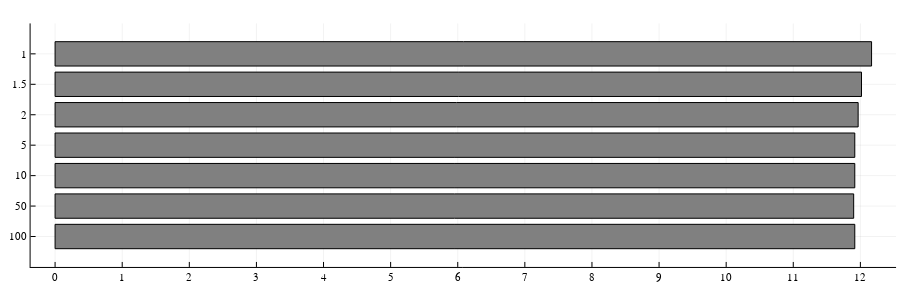

The notebook cell saved with this chart:
### Code cell
plot(solList_Myc1to100c.M, seriestype=:bar, orientation=:h, yflip=true, ylim = (0,8), 
    yticks=(1:7,xt),barwidth=0.5,
    colour=:grey, label=false, size=(900,300))
s=string.(collect(0:1:12))
plot!(xticks = (0:(60*1):(60*12),s))

### Figure 1 — Plotly figure (JSON) as saved in the notebook; plotly's stock layout.template omitted (floating-point values rounded to 4 significant figures)
{"data": [{"barwidth": 0.5, "fill": "tozeroy", "fillcolor": "rgba(128, 128, 128, 1.000)", "legendgroup": "", "line": {"color": "rgba(0, 0, 0, 1.000)", "dash": "solid", "width": 1}, "mode": "lines", "name": "", "showlegend": false, "type": "scatter", "x": [730, 0, 0, 730, 730, 730], "xaxis": "x1", "y": [0.6, 0.6, 1.4, 1.4, 0.6, 0.6], "yaxis": "y1"}, {"barwidth": 0.5, "fill": "tozeroy", "fillcolor": "rgba(128, 128, 128, 1.000)", "legendgroup": "", "line": {"color": "rgba(0, 0, 0, 1.000)", "dash": "solid", "width": 1}, "mode": "lines", "name": "", "showlegend": false, "type": "scatter", "x": [721, 0, 0, 721, 721, 721], "xaxis": "x1", "y": [1.6, 1.6, 2.4, 2.4, 1.6, 1.6], "yaxis": "y1"}, {"barwidth": 0.5, "fill": "tozeroy", "fillcolor": "rgba(128, 128, 128, 1.000)", "legendgroup": "", "line": {"color": "rgba(0, 0, 0, 1.000)", "dash": "solid", "width": 1}, "mode": "lines", "name": "", "showlegend": false, "type": "scatter", "x": [718, 0, 0, 718, 718, 718], "xaxis": "x1", "y": [2.6, 2.6, 3.4, 3.4, 2.6, 2.6], "yaxis": "y1"}, {"barwidth": 0.5, "fill": "tozeroy", "fillcolor": "rgba(128, 128, 128, 1.000)", "legendgroup": "", "line": {"color": "rgba(0, 0, 0, 1.000)", "dash": "solid", "width": 1}, "mode": "lines", "name": "", "showlegend": false, "type": "scatter", "x": [715, 0, 0, 715, 715, 715], "xaxis": "x1", "y": [3.6, 3.6, 4.4, 4.4, 3.6, 3.6], "yaxis": "y1"}, {"barwidth": 0.5, "fill": "tozeroy", "fillcolor": "rgba(128, 128, 128, 1.000)", "legendgroup": "", "line": {"color": "rgba(0, 0, 0, 1.000)", "dash": "solid", "width": 1}, "mode": "lines", "name": "", "showlegend": false, "type": "scatter", "x": [715, 0, 0, 715, 715, 715], "xaxis": "x1", "y": [4.6, 4.6, 5.4, 5.4, 4.6, 4.6], "yaxis": "y1"}, {"barwidth": 0.5, "fill": "tozeroy", "fillcolor": "rgba(128, 128, 128, 1.000)", "legendgroup": "", "line": {"color": "rgba(0, 0, 0, 1.000)", "dash": "solid", "width": 1}, "mode": "lines", "name": "", "showlegend": false, "type": "scatter", "x": [714, 0, 0, 714, 714, 714], "xaxis": "x1", "y": [5.6, 5.6, 6.4, 6.4, 5.6, 5.6], "yaxis": "y1"}, {"barwidth": 0.5, "fill": "tozeroy", "fillcolor": "rgba(128, 128, 128, 1.000)", "legendgroup": "", "line": {"color": "rgba(0, 0, 0, 1.000)", "dash": "solid", "width": 1}, "mode": "lines", "name": "", "showlegend": false, "type": "scatter", "x": [715, 0, 0, 715, 715, 715], "xaxis": "x1", "y": [6.6, 6.6, 7.4, 7.4, 6.6, 6.6], "yaxis": "y1"}, {"barwidth": 0.5, "colorbar": {"len": 0.9367, "title": "", "x": 0.9956, "y": 0.5185}, "legendgroup": "", "marker": {"color": "rgba(128, 128, 128, 0.000)", "line": {"color": "rgba(0, 0, 0, 0.000)", "width": 1}, "size": 0, "symbol": "circle"}, "mode": "markers", "name": "", "showlegend": false, "type": "scatter", "x": [1, 2, 3, 4, 5, 6, 7], "xaxis": "x", "y": [730, 721, 718, 715, 715, 714, 715], "yaxis": "y"}], "layout": {"annotations": [], "height": 300, "legend": {"bgcolor": "rgba(255, 255, 255, 1.000)", "bordercolor": "rgba(0, 0, 0, 1.000)", "borderwidth": 1, "font": {"color": "rgba(0, 0, 0, 1.000)", "family": "sans-serif", "size": 11}, "title": {"font": {"color": "rgba(0, 0, 0, 1.000)", "family": "sans-serif", "size": 15}, "text": ""}, "tracegroupgap": 0, "traceorder": "normal", "x": 1, "xanchor": "auto", "y": 1, "yanchor": "auto"}, "margin": {"b": 20, "l": 0, "r": 0, "t": 20}, "paper_bgcolor": "rgba(255, 255, 255, 1.000)", "plot_bgcolor": "rgba(255, 255, 255, 1.000)", "showlegend": true, "width": 900, "xaxis": {"anchor": "y", "domain": [0.034, 0.9956], "gridcolor": "rgba(0, 0, 0, 0.100)", "gridwidth": 0.5, "linecolor": "rgba(0, 0, 0, 1.000)", "mirror": false, "range": [-21.9, 751.9], "showgrid": true, "showline": true, "showticklabels": true, "tickangle": 0, "tickcolor": "rgb(0, 0, 0)", "tickfont": {"color": "rgba(0, 0, 0, 1.000)", "family": "sans-serif", "size": 11}, "tickmode": "array", "ticks": "inside", "ticktext": ["0", "1", "2", "3", "4", "5", "6", "7", "8", "9", "10", "11", "12"], "tickvals": [0, 60, 120, 180, 240, 300, 360, 420, 480, 540, 600, 660, 720], "title": "", "titlefont": {"color": "rgba(0, 0, 0, 1.000)", "family": "sans-serif", "size": 15}, "type": "-", "visible": true, "zeroline": false, "zerolinecolor": "rgba(0, 0, 0, 1.000)"}, "yaxis": {"anchor": "x", "domain": [0.05016, 0.9869], "gridcolor": "rgba(0, 0, 0, 0.100)", "gridwidth": 0.5, "linecolor": "rgba(0, 0, 0, 1.000)", "mirror": false, "range": [8, 0], "showgrid": true, "showline": true, "showticklabels": true, "tickangle": 0, "tickcolor": "rgb(0, 0, 0)", "tickfont": {"color": "rgba(0, 0, 0, 1.000)", "family": "sans-serif", "size": 11}, "tickmode": "array", "ticks": "inside", "ticktext": ["1", "1.5", "2", "5", "10", "50", "100"], "tickvals": [1, 2, 3, 4, 5, 6, 7], "title": "", "titlefont": {"color": "rgba(0, 0, 0, 1.000)", "family": "sans-serif", "size": 15}, "type": "-", "visible": true, "zeroline": false, "zerolinecolor": "rgba(0, 0, 0, 1.000)"}}}
